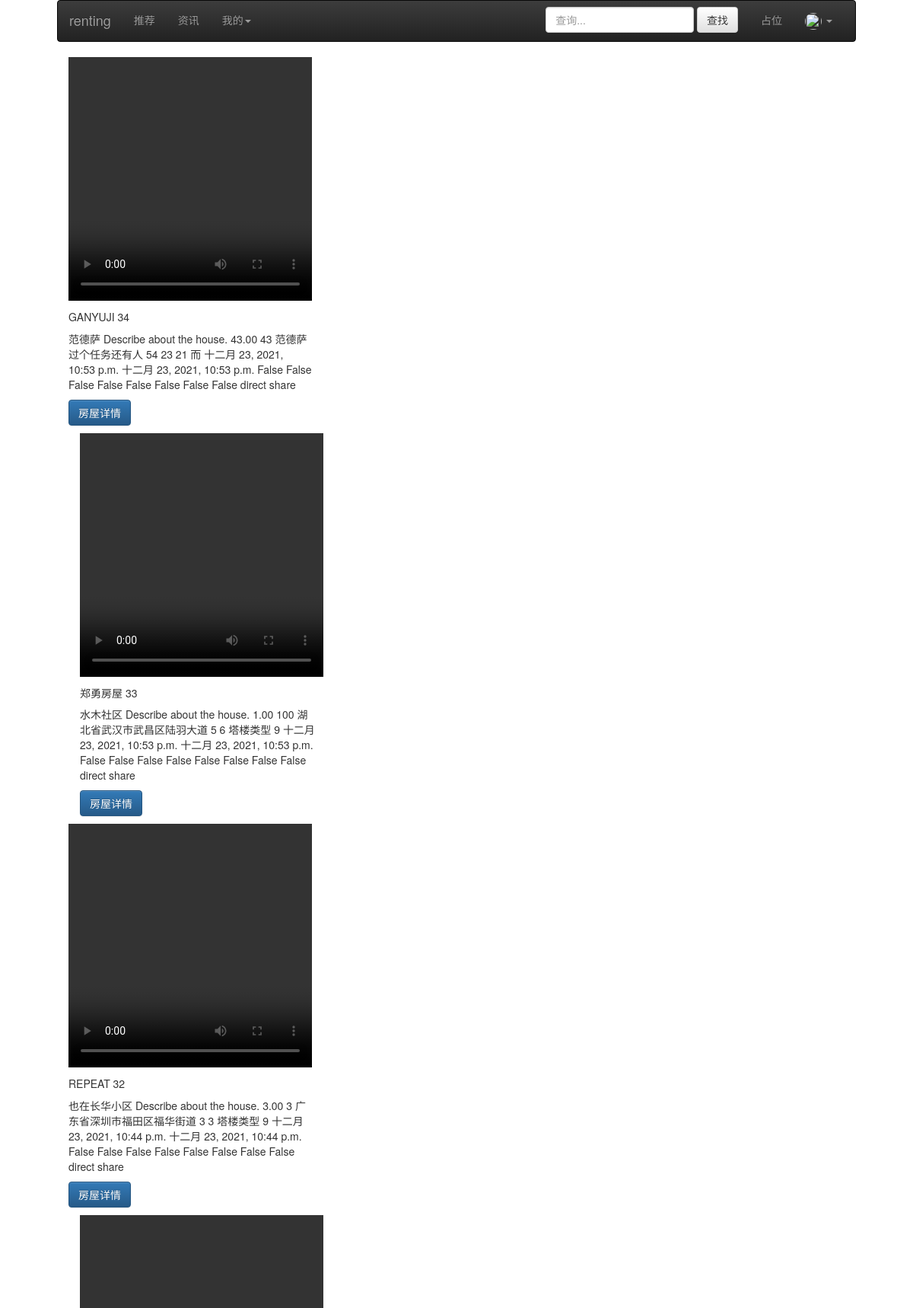
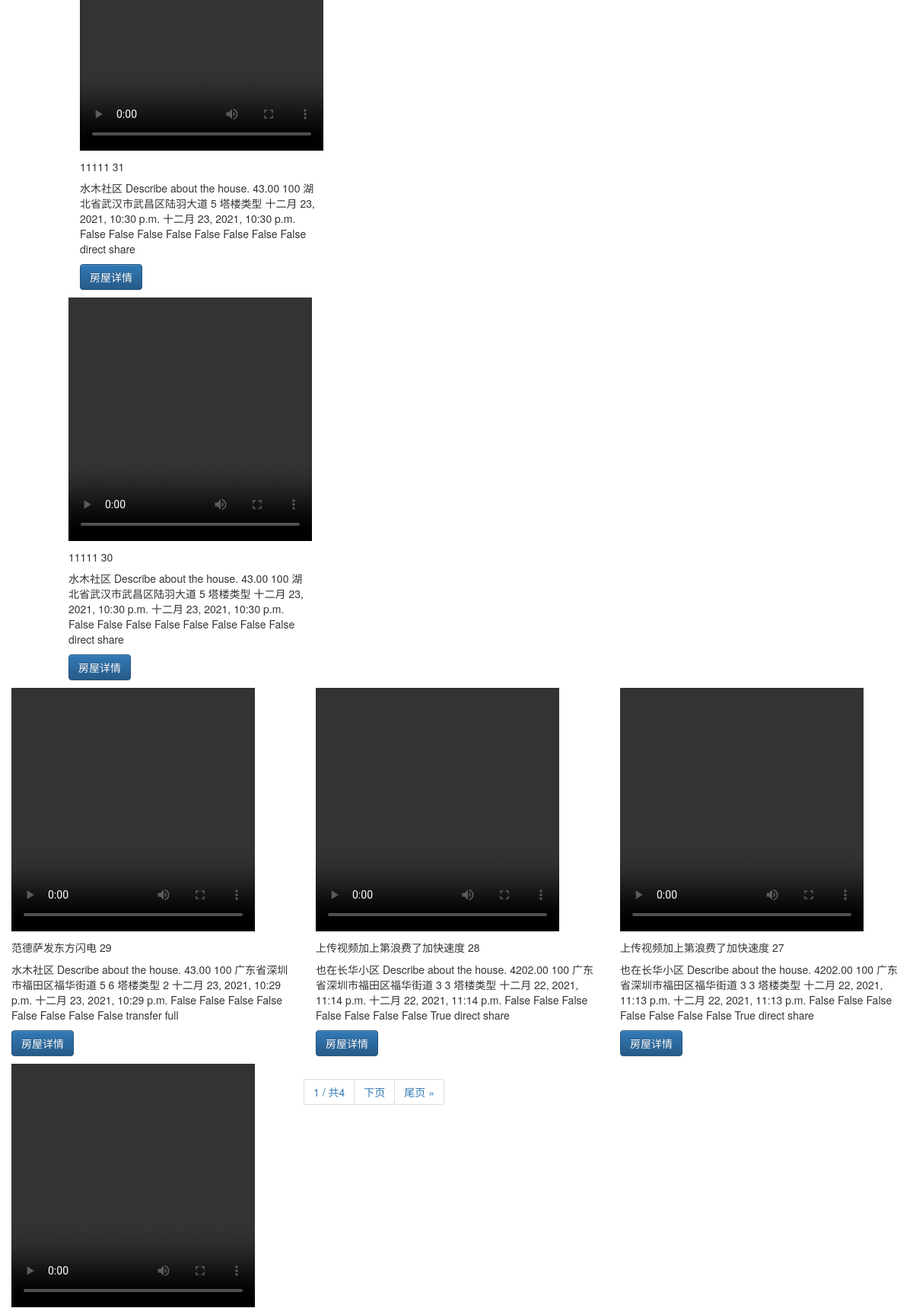
/introducer/index (upper part), run on the app's committed database (2 pictures, top to bottom).
### introducer/models.py (models this page shows, shortened)
class House(models.Model):
    housename = models.CharField('house name', max_length=50, default='House name.')
    community = models.CharField('community', max_length=200, default='The community where the house is located.')
    describe = models.CharField('describe', max_length=500, default='Describe about the house.')
    price = models.DecimalField('price', max_digits=15, decimal_places=2)
    housearea = models.CharField('housearea', max_length=50, default='The size of the house.')
    address = models.CharField('address', max_length=50, default='Where is the house.')
    floor = models.CharField('floor', max_length=50, default='How many floors is the house on.')
    building_age = models.CharField('building_age', max_length=5, default='The age of the house.')
    house_type = models.CharField('house_type', max_length=5, default='The type of house.')
    surrounding_facilities = models.CharField('surrounding_facilities', max_length=500, default='Facilities around the house.')
    is_delete = models.BooleanField('if deleted', default=False)
    shelf_status = models.BooleanField('shelf_status', default=True)
    create_time = models.DateTimeField('created time', auto_now_add=True)
    update_time = models.DateTimeField('updated time', auto_now=True)
    housevideo = models.ImageField(upload_to='media/introducer/housevideos/', default='media/introducer/housevideos/')
    foreigtousersubscriber = models.ForeignKey(User, on_delete=models.CASCADE, default=1)
    '''
    租住类型：合租、整租
    入住时间
    '''
    subway = models.BooleanField('subway', default=False)
    washer = models.BooleanField('washer', default=False)
    heater = models.BooleanField('heater', default=False)
    refrigerator = models.BooleanField('refrigerator', default=False)
    air_conditioner = models.BooleanField('air_conditioner', default=False)
    lift = models.BooleanField('lift', default=False)
    kitchen_room = models.BooleanField('kitchen_room', default=False)
    deposit = models.BooleanField('deposit', default=False)
    house_origin_type = models.CharField('rent type', max_length=20, default='', choices=[
                                                            ('di', 'direct'),
                                                            ('tr', 'transfer'),
                                                            ('me', 'mediator'),
                                                            ('ot', 'others'),
                                                        ])
    rent_type = models.CharField('rent type', max_length=20, default='', choices=[
                                                            ('sh', 'share'),
                                                            ('fu', 'full'),
                                                        ])

### introducer/views.py (the view)
# urls.py: path('index', views.index, name='index'),
def index(request):
    if request.method == 'GET':
        datasPerPage = 9
        housees_list = House.objects.filter(
                                        Q(is_delete__startswith='0') & Q(shelf_status='1')
                                    ).order_by('-create_time')
        paginator = Paginator(list(housees_list), datasPerPage)
        page_number = request.GET.get('page')
        page_obj = paginator.get_page(page_number)
        return render(request, 'introducer/introducerIndex.html', {'page_obj': page_obj})
    elif request.method == 'POST':
        return render(request, 'introducer/introducerIndex.html', locals())

### introducer/templates/introducer/introducerIndex.html (shortened to what this page needs)
{% extends 'introducer/IndexTemplate.html' %} }}
{% block main %}
    <div class="container-fluid">
        <div class="row">
            <div class="col-md-12">
                <div class="row">
                    {% for contact in page_obj %}
                        <div class="col-md-4">
                            <div class="card">
                                <video  class="card-img-top" width="320" height="320" controls >
                                      <source src="movie.ogg" type="video/ogg">
                                      <source src="{{ contact.housevideo.url }}"  type="video/mp4">
                                      <source src="movie.webm" type="video/webm">
                                    </video>
                                <h5 class="card-title">
                                    {{ contact.housename|upper }} {{ contact.id }}
                                </h5>
                                <p class="card-text">
                                    {{ contact.community }} {{ contact.describe }} {{ contact.price }}
                                    {{ contact.housearea }} {{ contact.address }} {{ contact.floor }}
                                    {{ contact.building_age }} {{ contact.house_type }} {{ contact.surrounding_facilities }}
                                    {{ contact.create_time }} {{ contact.update_time }} {{ contact.subway }}
                                    {{ contact.washer }} {{ contact.heater }} {{ contact.refrigerator }}
                                    {{ contact.air_conditioner }} {{ contact.lift }} {{ contact.kitchen_room }}
                                    {{ contact.deposit }} {{ contact.house_origin_type }} {{ contact.rent_type }}
                                </p>
                                <p>
                                    <a class="btn btn-primary" href="{% url 'houseinfomation'  contact.id  %} ">房屋详情</a>
                                </p>
                                </div>
                            </div>
                        </div>
                    {% endfor %}
    <nav>
        <ul class="pagination">
            <li class="page-item">
                <span class="current">
                    {{ page_obj.number }} / 共{{ page_obj.paginator.num_pages }}
                </span>
            </li>
            <li class="page-item">
                {% if page_obj.has_next %}
                    <a href="?page={{ page_obj.next_page_number }}"> 下页 </a>
                    <a href="?page={{ page_obj.paginator.num_pages }}">尾页 &raquo;</a>
                {% endif %}
            </li>
        </ul>
    </nav>
{% endblock %}

### introducer/templates/introducer/IndexTemplate.html (style rules this page uses)
* { padding: 0; margin: 0; }

### data on the page
House: housename "GANYUJI", id "34", community "范德萨", describe "Describe about the house.", price "43.00", housearea "43", address "范德萨过个任务还有人", floor "54", building_age "23", house_type "21", surrounding_facilities "而", create_time "十二月 23, 2021, 10:53 p.m.", update_time "十二月 23, 2021, 10:53 p.m.", subway "False", washer "False", heater "False", refrigerator "False", air_conditioner "False", lift "False", kitchen_room "False", deposit "False", house_origin_type "direct", rent_type "share"
House: housename "郑勇房屋", id "33", community "水木社区", describe "Describe about the house.", price "1.00", housearea "100", address "湖北省武汉市武昌区陆羽大道", floor "5", building_age "6", house_type "塔楼类型", surrounding_facilities "9", create_time "十二月 23, 2021, 10:53 p.m.", update_time "十二月 23, 2021, 10:53 p.m.", subway "False", washer "False", heater "False", refrigerator "False", air_conditioner "False", lift "False", kitchen_room "False", deposit "False", house_origin_type "direct", rent_type "share"
House: housename "REPEAT", id "32", community "也在长华小区", describe "Describe about the house.", price "3.00", housearea "3", address "广东省深圳市福田区福华街道", floor "3", building_age "3", house_type "塔楼类型", surrounding_facilities "9", create_time "十二月 23, 2021, 10:44 p.m.", update_time "十二月 23, 2021, 10:44 p.m.", subway "False", washer "False", heater "False", refrigerator "False", air_conditioner "False", lift "False", kitchen_room "False", deposit "False", house_origin_type "direct", rent_type "share"
House: housename "11111", id "31", community "水木社区", describe "Describe about the house.", price "43.00", housearea "100", address "湖北省武汉市武昌区陆羽大道", floor "5", house_type "塔楼类型", create_time "十二月 23, 2021, 10:30 p.m.", update_time "十二月 23, 2021, 10:30 p.m.", subway "False", washer "False", heater "False", refrigerator "False", air_conditioner "False", lift "False", kitchen_room "False", deposit "False", house_origin_type "direct", rent_type "share"
House: housename "11111", id "30", community "水木社区", describe "Describe about the house.", price "43.00", housearea "100", address "湖北省武汉市武昌区陆羽大道", floor "5", house_type "塔楼类型", create_time "十二月 23, 2021, 10:30 p.m.", update_time "十二月 23, 2021, 10:30 p.m.", subway "False", washer "False", heater "False", refrigerator "False", air_conditioner "False", lift "False", kitchen_room "False", deposit "False", house_origin_type "direct", rent_type "share"
House: housename "范德萨发东方闪电", id "29", community "水木社区", describe "Describe about the house.", price "43.00", housearea "100", address "广东省深圳市福田区福华街道", floor "5", building_age "6", house_type "塔楼类型", surrounding_facilities "2", create_time "十二月 23, 2021, 10:29 p.m.", update_time "十二月 23, 2021, 10:29 p.m.", subway "False", washer "False", heater "False", refrigerator "False", air_conditioner "False", lift "False", kitchen_room "False", deposit "False", house_origin_type "transfer", rent_type "full"
House: housename "上传视频加上第浪费了加快速度", id "28", community "也在长华小区", describe "Describe about the house.", price "4202.00", housearea "100", address "广东省深圳市福田区福华街道", floor "3", building_age "3", house_type "塔楼类型", create_time "十二月 22, 2021, 11:14 p.m.", update_time "十二月 22, 2021, 11:14 p.m.", subway "False", washer "False", heater "False", refrigerator "False", air_conditioner "False", lift "False", kitchen_room "False", deposit "True", house_origin_type "direct", rent_type "share"
House: housename "上传视频加上第浪费了加快速度", id "27", community "也在长华小区", describe "Describe about the house.", price "4202.00", housearea "100", address "广东省深圳市福田区福华街道", floor "3", building_age "3", house_type "塔楼类型", create_time "十二月 22, 2021, 11:13 p.m.", update_time "十二月 22, 2021, 11:13 p.m.", subway "False", washer "False", heater "False", refrigerator "False", air_conditioner "False", lift "False", kitchen_room "False", deposit "True", house_origin_type "direct", rent_type "share"

### other printed values
{{ page_obj.number }} "1"
{{ page_obj.paginator.num_pages }} "4"
